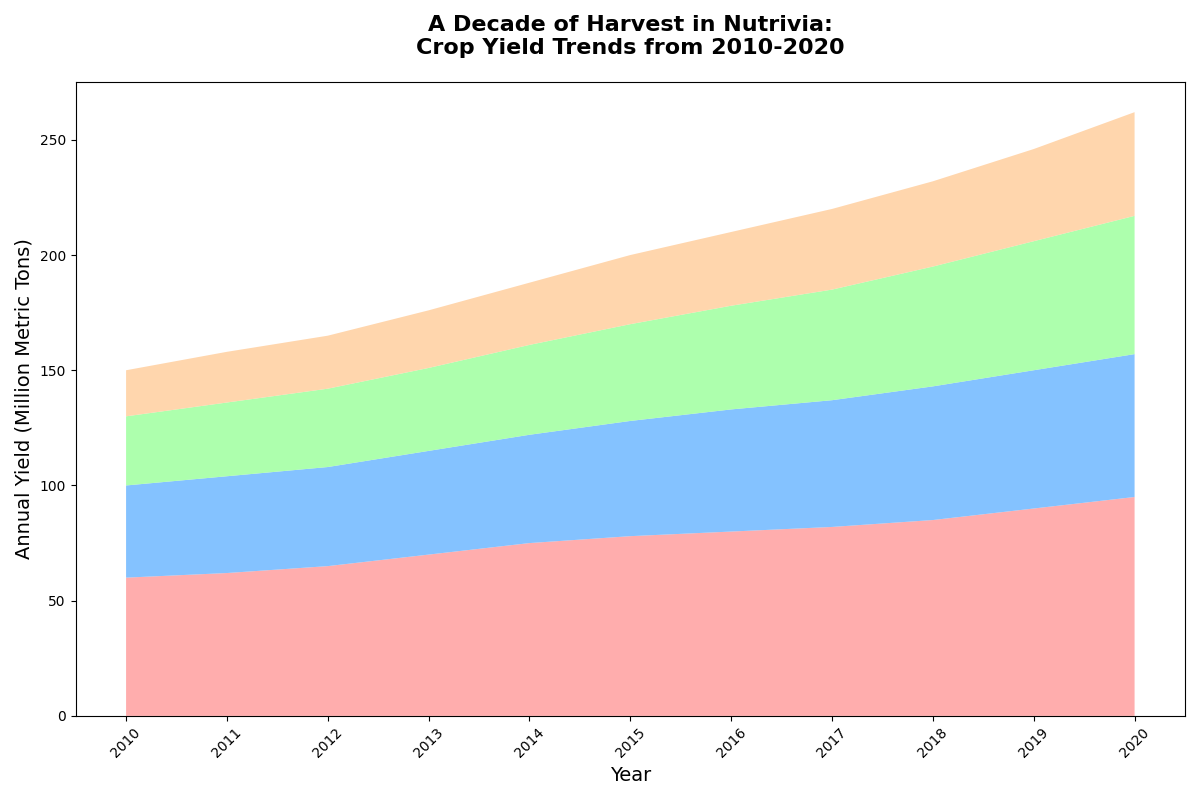

Generate this figure with Python:
import matplotlib.pyplot as plt
import numpy as np

# Define years for the x-axis
years = np.arange(2010, 2021)

# Annual yield data in million metric tons for each crop except Barley
wheat = np.array([60, 62, 65, 70, 75, 78, 80, 82, 85, 90, 95])
rice = np.array([40, 42, 43, 45, 47, 50, 53, 55, 58, 60, 62])
maize = np.array([30, 32, 34, 36, 39, 42, 45, 48, 52, 56, 60])
soy = np.array([20, 22, 23, 25, 27, 30, 32, 35, 37, 40, 45])

# Organize the data for stackplot
data = np.vstack([wheat, rice, maize, soy])
crops = ['Wheat', 'Rice', 'Maize', 'Soy']

# Define colors for each crop
colors = ['#ff9999', '#66b3ff', '#99ff99', '#ffcc99']

# Plotting
fig, ax = plt.subplots(figsize=(12, 8))
ax.stackplot(years, data, colors=colors, alpha=0.8)

# Titles and labels
ax.set_title("A Decade of Harvest in Nutrivia:\nCrop Yield Trends from 2010-2020", fontsize=16, fontweight='bold', pad=20)
ax.set_xlabel("Year", fontsize=14)
ax.set_ylabel("Annual Yield (Million Metric Tons)", fontsize=14)

# Rotating the x-axis labels for clarity
plt.xticks(years, rotation=45)

# Automatically adjust layout to prevent overlap
plt.tight_layout()

# Display the plot
plt.show()
